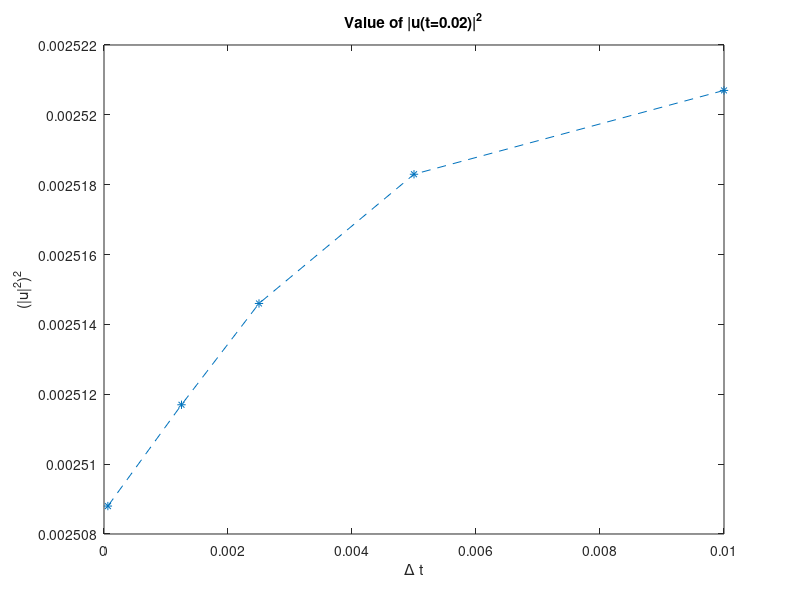

Write MATLAB code to recreate this figure.
dts = [0.01 0.005 0.0025 0.00125 6.25e-05];

%t_max = 0.02
mod_u_2_dt = [0.0025746 0.0025728 0.0025714 0.0025694 0.0025665];

%t_max = 0.1
mod_u_2_dt = [0.0025207 0.0025183 0.0025146 0.0025117 0.0025088];

plot(dts, mod_u_2_dt, '--*');
xlabel('\Delta t');
ylabel('(|u|^2)^2');
title('Value of |u(t=0.02)|^2');